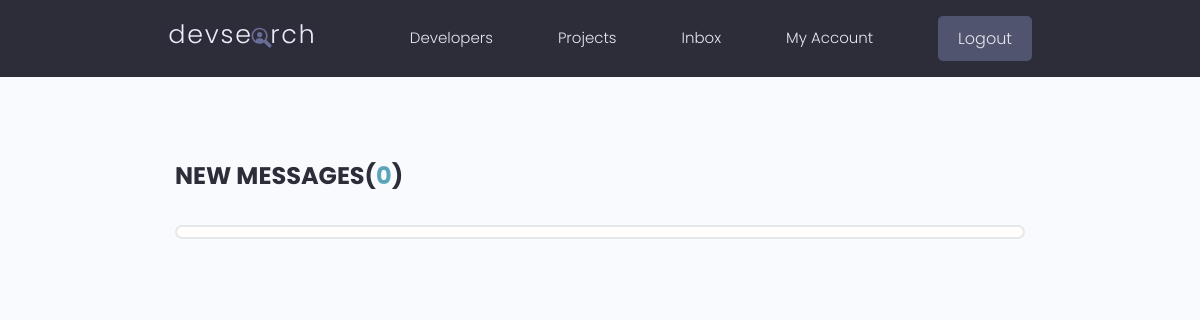
The app's page /inbox/ (signed in), older data.
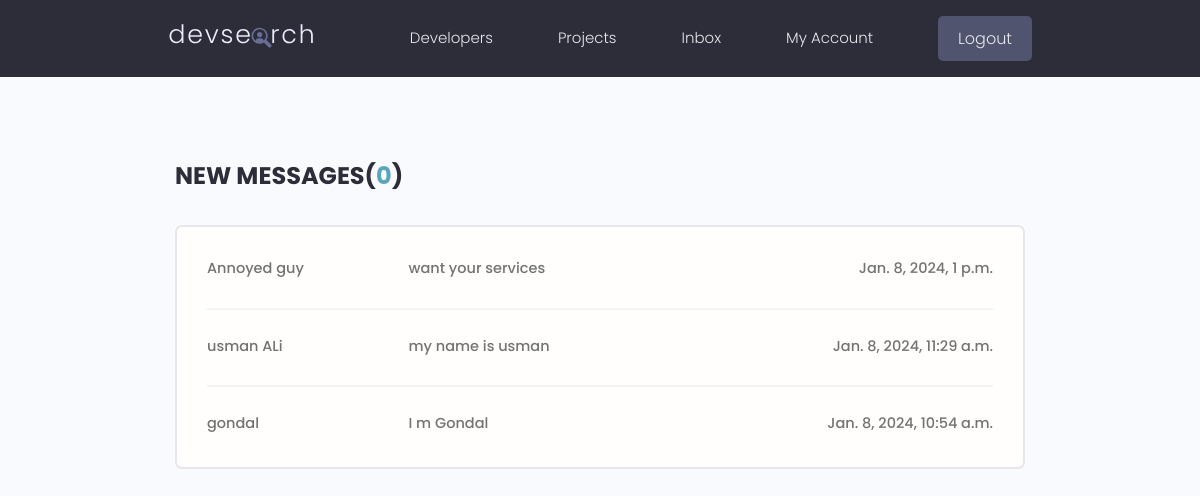
The same page, newer data.
### users/models.py (models this page shows, shortened)
class Message(models.Model):
    sender = models.ForeignKey(Profile, on_delete=models.SET_NULL,null=True,blank=True)
    recipient = models.ForeignKey(Profile, on_delete=models.SET_NULL,null=True,blank=True, related_name = 'messages')
    name = models.CharField(max_length=200,null=True,blank=True)
    email = models.EmailField(max_length=200,null=True,blank=True)
    subject = models.CharField(max_length=200,null=True,blank=True)
    body = models.TextField()
    is_read = models.BooleanField(default = False, null = True)
    created = models.DateTimeField(auto_now_add=True)
    id = models.UUIDField(default=uuid.uuid4,unique=True,primary_key=True,editable=False)
    class Meta:
        ordering = ['is_read', '-created']

### users/views.py (the view)
# urls.py: path('inbox/', views.inbox, name='inbox'),
def inbox(request):
    if request.user.is_authenticated == False:
        messages.success(request, 'Login to Acces the Inbox Page')
        return redirect('login-User')
    profile = request.user.profile
    messageRequests =  profile.messages.all()
    unreadCount = messageRequests.filter(is_read = False).count()
    context = {'messageRequests' : messageRequests, 'unreadCount' : unreadCount}
    return render(request, 'inbox.html',context)

### users/templates/inbox.html
{% extends "base.html" %}
{% block content %}
  <main class="inbox my-xl">
    <div class="content-box">
      <h3 class="inbox__title">New Messages(<span>{{unreadCount}}</span>)</h3>
      <ul class="messages">
        {% for message in messageRequests %}
        {% if message.is_read == False %}
        <li class="message message--unread">
          {% else %}
          <li class="message">
          {% endif %}
          <a href="{% url 'user-message' message.id %}">
            <span class="message__author">{{ message.name }}</span>
            <span class="message__subject">{{ message.subject }}</span>
            <span class="message__date">{{ message.created }}</span>
          </a>
        </li>
        {% endfor  %}
      </ul>
    </div>
  </main>
{% endblock content %}

Row changes from the older to the newer data that the page shows:
added Message: name "Annoyed guy", subject "want your services", created "Jan. 8, 2024, 1 p.m."
added Message: name "usman ALi", subject "my name is usman", created "Jan. 8, 2024, 11:29 a.m."
added Message: name "gondal", subject "I m Gondal", created "Jan. 8, 2024, 10:54 a.m."
